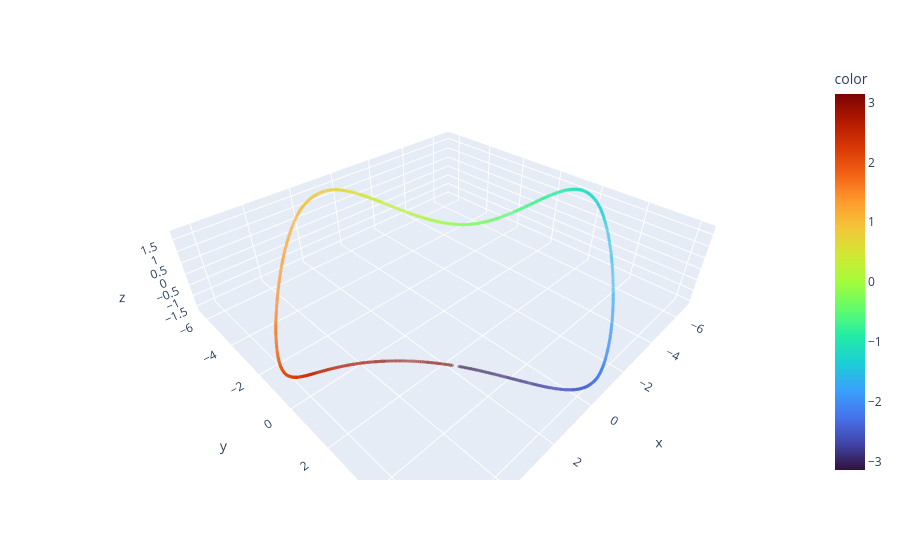

This figure's notebook cell:
### Code cell
# let's get a uniform grid of points
n_points = 1000
if dim == 1:
    x = np.linspace(-1, 1, n_points) * np.pi
    xy = torch.tensor(x).to("cuda").float().reshape(-1, 1)
elif dim == 2:
    n_points = 100
    x = np.linspace(-1, 1, n_points) * np.pi
    y = np.linspace(-1, 1, n_points) * np.pi
    x_grid, y_grid = np.meshgrid(x, y)
    xy = np.stack([x_grid.flatten(), y_grid.flatten()], axis=1)
    xy = torch.tensor(xy).to("cuda").float()
mapnet = mapnet.float()
reps = mapnet(xy).detach()
reps = reps - reps.mean(dim=0).detach()
u, s, v = torch.svd(reps)

fig = plt.figure()
# Project to top 3 singular vectors
PCs_all = reps @ v[:, :]
b = 0
PCs = PCs_all[:, b:b + 3].cpu()

if manifold == "s":
    c = (torch.acos(torch.clamp(d.quats[:, 0],-1, 1))).cpu().numpy() * 2
    cx = d.quats[:, 1:]
    cx = (cx/cx.norm(dim = -1, keepdim=True)).cpu().numpy()
    fig1 = px.scatter_3d(x = PCs[:, 0].detach().numpy(), y = PCs[:, 1].detach().numpy(), z = PCs[:, 2].detach().numpy(), color = c
                        # set colorbar to viridis
                        , color_continuous_scale = "turbo", opacity=0.4,
                        # ,color_continuous_scale = "RdBu_r", opacity=0.4,  
                    )
    ptsize = 2
    fig1.update_traces(marker=dict(size=ptsize))

    red_dot_position = -((rnn_test.rnn.c + offset) @ v[:, b:b + 3]).cpu().detach()
    fig1.add_scatter3d(
        x=[red_dot_position[0]], 
        y=[red_dot_position[1]], 
        z=[red_dot_position[2]], 
        mode="markers", 
        marker=dict(size=10, color="red"), 
        name="Red Dot",
        showlegend=False
    )
    fig1.update_layout(coloraxis_colorbar=dict(title="theta"))

    fig1.show()
    labs = ["axis_x", "axis_y", "axis_z"]
    for i in range(3): 
        fign = px.scatter_3d(x = PCs[:, 0].detach().numpy(), y = PCs[:, 1].detach().numpy(), z = PCs[:, 2].detach().numpy(), color = cx[:, i]
                        # set colorbar to viridis
                        ,color_continuous_scale = "RdBu_r", opacity=0.4,  
                    )
        ptsize = 2
        fign.update_traces(marker=dict(size=ptsize))

        red_dot_position = -((rnn_test.rnn.c+offset) @ v[:, b:b + 3]).cpu().detach()
        fign.add_scatter3d(
            x=[red_dot_position[0]], 
            y=[red_dot_position[1]], 
            z=[red_dot_position[2]], 
            mode="markers", 
            marker=dict(size=10, color="red"), 
            name="Red Dot",
            showlegend=False
        )
        fign.update_layout(coloraxis_colorbar=dict(title=labs[i]))
        fign.show()
elif manifold == "custom":
    c = data.theta.cpu().numpy()
    fig1 = px.scatter_3d(x = PCs[:, 0].detach().numpy(), y = PCs[:, 1].detach().numpy(), z = PCs[:, 2].detach().numpy(), color = c
                        # set colorbar to viridis
                        , color_continuous_scale = "turbo", opacity=0.4,
                        # ,color_continuous_scale = "RdBu_r", opacity=0.4,  
                    )
    ptsize = 2
    fig1.update_traces(marker=dict(size=ptsize))

    red_dot_position = -((rnn_test.rnn.c + offset) @ v[:, b:b + 3]).cpu().detach()
    fig1.add_scatter3d(
        x=[red_dot_position[0]], 
        y=[red_dot_position[1]], 
        z=[red_dot_position[2]], 
        mode="markers", 
        marker=dict(size=10, color="red"), 
        name="Red Dot",
        showlegend=False
    )
    fig1.update_layout(coloraxis_colorbar=dict(title="theta"))

    fig1.show()

else: 
    c = xy.cpu()
    # c0 = abs(c[:, 0])
    c0 = c[:, 0]
    while max(c0)> np.pi or min(c0) < -np.pi:
        c0 = c0 + 2 * np.pi * (c0 < -np.pi) - 2 * np.pi * (c0 > np.pi)

    fig1 = px.scatter_3d(x = PCs[:, 0].detach().numpy(), y = PCs[:, 1].detach().numpy(), z = PCs[:, 2].detach().numpy(), color = c0
                        # set colorbar to viridis
                        ,color_continuous_scale = "turbo", opacity=0.4,  
                        )



    if dim == 2 or dim == 3: 
        c1 = c[:, 1]
        while max(c1)> np.pi or min(c1) < -np.pi:
            c1 = c1 + 2 * np.pi * (c1 < -np.pi) - 2 * np.pi * (c1 > np.pi)


        #jot a 3D plot by px
        fig2 = px.scatter_3d(x = PCs[:, 0].detach().numpy(), y = PCs[:, 1].detach().numpy(), z = PCs[:, 2].detach().numpy(), color = c1
                            # set colorbar to viridis
                            ,color_continuous_scale = "turbo", opacity=0.4
                            )
    if dim == 3: 
        c2 = c[:, 2]
        while max(c2)> np.pi or min(c2) < -np.pi:
            c2 = c2 + 2 * np.pi * (c2 < -np.pi) - 2 * np.pi * (c2 > np.pi)


        #jot a 3D plot by px
        fig3 = px.scatter_3d(x = PCs[:, 0].detach().numpy(), y = PCs[:, 1].detach().numpy(), z = PCs[:, 2].detach().numpy(), color = c2
                            # set colorbar to viridis
                            ,color_continuous_scale = "turbo", opacity=0.4
                            )
    ptsize = 2
    fig1.update_traces(marker=dict(size=ptsize))
    fig1.show()
    if dim == 2 or dim == 3:
        fig2.update_traces(marker=dict(size=ptsize))
        fig2.show()
    if dim == 3:
        fig3.update_traces(marker=dict(size=ptsize))
        fig3.show()

### Figure 1 — Plotly figure (JSON) as saved in the notebook; plotly's stock layout.template omitted (floating-point values rounded to 4 significant figures; data arrays with more than 128 entries replaced by an {"elided": "..."} marker saying what was removed)
{"data": [{"hovertemplate": "x=%{x}<br>y=%{y}<br>z=%{z}<br>color=%{marker.color}<extra></extra>", "legendgroup": "", "marker": {"color": {"elided": "1000 float values"}, "coloraxis": "coloraxis", "opacity": 0.4, "size": 2, "symbol": "circle"}, "mode": "markers", "name": "", "scene": "scene", "showlegend": false, "type": "scatter3d", "x": {"elided": "1000 float values"}, "y": {"elided": "1000 float values"}, "z": {"elided": "1000 float values"}}], "layout": {"coloraxis": {"colorbar": {"title": {"text": "color"}}, "colorscale": [[0, "#30123b"], [0.07143, "#4145ab"], [0.1429, "#4675ed"], [0.2143, "#39a2fc"], [0.2857, "#1bcfd4"], [0.3571, "#24eca6"], [0.4286, "#61fc6c"], [0.5, "#a4fc3b"], [0.5714, "#d1e834"], [0.6429, "#f3c63a"], [0.7143, "#fe9b2d"], [0.7857, "#f36315"], [0.8571, "#d93806"], [0.9286, "#b11901"], [1, "#7a0402"]]}, "legend": {"tracegroupgap": 0}, "margin": {"t": 60}, "scene": {"domain": {"x": [0, 1], "y": [0, 1]}, "xaxis": {"title": {"text": "x"}}, "yaxis": {"title": {"text": "y"}}, "zaxis": {"title": {"text": "z"}}}}}
